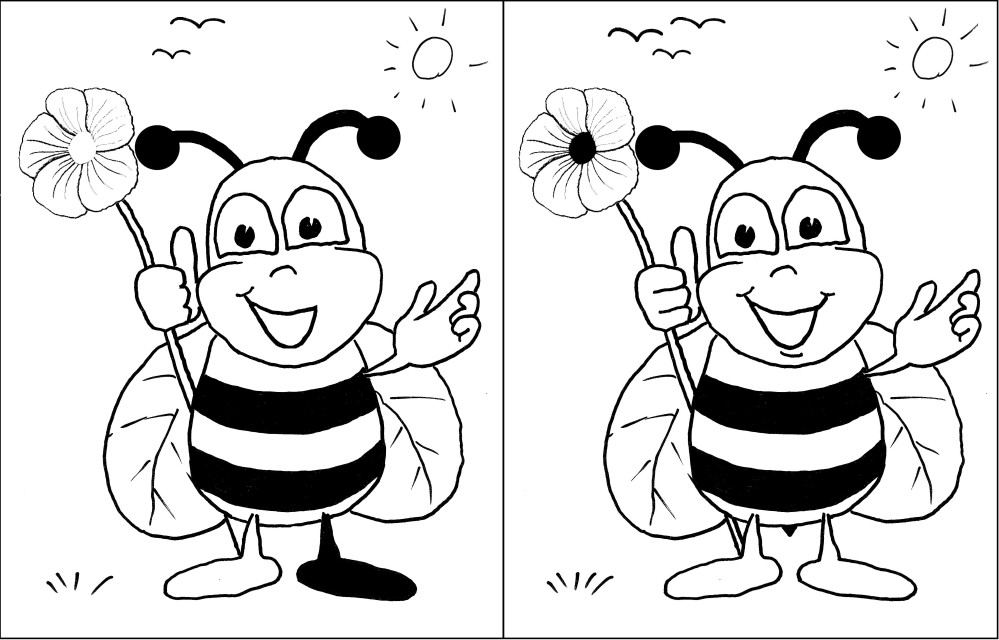
//> input picture Resources/sample1.jpg, 999 x 640 px
$ ./main   (built with g++ and OpenCV 4)
//> lines starting //> are read from the running program, lines starting //| are printed output that depends on the picture; after the words box and inside, x2 and y2 are one past the last pixel; in counts of white or black regions, pixels touching at a corner belong together
#include <opencv2/opencv.hpp>
#include <opencv2/imgproc/imgproc.hpp>
#include <iostream>
#include <vector>

using namespace cv;

// returns true if given number is even
bool isEven(int inNumber);

// cuts given image into two equal parts along width and returns them as left and right image
void getLeftRightPartialImages(const Mat& inSourceImg, Mat& outLeftImg, Mat& outRightImg, int& outOffset);

// a procedure to detect difference between to images
Mat getImgDiffProc1(const Mat& inImage1, const Mat& inImage2);

// Returns a copy of the orginal image along with all the detected diffs drawnn as rectangles
Mat getImageWithDiffDrawn(const Mat& inOriginalImage, const Mat& inDiffImage, int leftRightImageOffset);

int main()
{
  const std::string _imagePath = "../../Resources/sample1.jpg";

  // Load the image
  Mat _image = imread(_imagePath);
//> _image is the input picture: 640 rows x 999 cols, CV_8UC3; min 0, max 255, mean 220.2
  if (_image.data)
  {
    std::cout << "Successfully loaded " << _imagePath << "\n";

    // convert the image to grayscale
    Mat _grayImage;
    cvtColor(_image, _grayImage, CV_BGR2GRAY);

    // Now produce the left and right image
    Mat _leftImage, _rightImage;
    int _offset;
    getLeftRightPartialImages(_grayImage, _leftImage, _rightImage, _offset);

    // find difference image
    Mat _diff = getImgDiffProc1(_leftImage, _rightImage);
    imshow("diff image", _diff);

    // Draw the detected changes in an copy of the original image
    Mat _imgWithDiffsDrawn = getImageWithDiffDrawn(_image, _diff, _offset);

    // The application key event logic. On Q key press, it toggles showing the detected differences.
    // For pressing esc, the application exits. For all other keys, it does nothing.
    std::cout << "Press Q to toggle showing detected differences and press esc to exit.\n";

    bool _showDiffs = true;
    const std::string _windowTitle = "Spot Image Differences";
    bool _exitApp = false;

    while (!_exitApp)
    {
      Mat _imgToShow = _showDiffs ? _imgWithDiffsDrawn : _image;
      imshow(_windowTitle, _imgToShow);

      bool _appNeedsUpdate = false;
      while (!_appNeedsUpdate)
      {
        const char _key = (char)waitKey(0);
        if (_key == 'q')
        {
          _showDiffs = !_showDiffs;
          destroyWindow(_windowTitle);
          _appNeedsUpdate = true;
        }
        else if(_key == 27) // 27, the escape key
        {
          _exitApp = true;
          break;
        }
      }
    }
  }
  else
  {
    std::cout << "Failed to load " << _imagePath << "\n";
    std::cin.get();
  }

  return 0;
}

bool isEven(int inNumber)
{
  return (inNumber % 2) == 0;
}

void getLeftRightPartialImages(const Mat& inSourceImg, Mat& outLeftImg, Mat& outRightImg, int& outOffset)
{
  const int _width = inSourceImg.cols;
  const int _height = inSourceImg.rows;

  // calculate left and right image limits
  const int _leftImageStartCol = 0;
  int _leftImageEndCol;
  int _rightImageStartCol;
  const int _rightImageEndCol = _width - 1;

  if (isEven(_width))
  {
    _leftImageEndCol = (_width / 2) - 1;
    _rightImageStartCol = _leftImageEndCol + 1;
  }
  else
  {
    _leftImageEndCol = ((_width - 1) / 2) - 1;
    _rightImageStartCol = _leftImageEndCol + 2;
  }

  // Now produce the left and right image
  const int _halfWidth = _width / 2;;
  outLeftImg = Mat(inSourceImg, cv::Range(0, _height - 1), cv::Range(_leftImageStartCol, _leftImageEndCol));
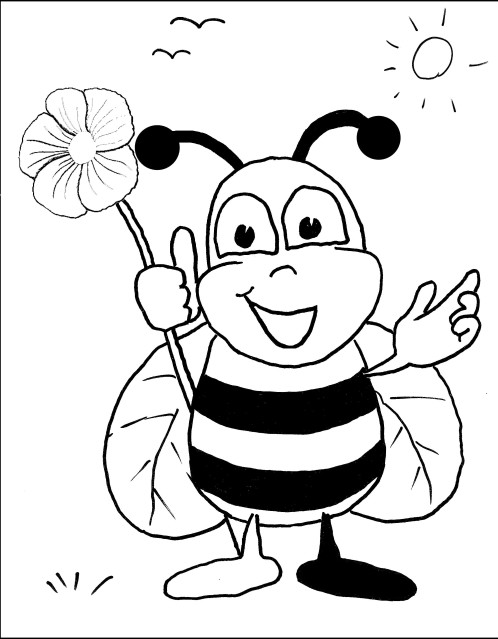
//> outLeftImg: 639 rows x 498 cols, CV_8UC1; min 0, max 255, mean 220.1
  outRightImg = Mat(inSourceImg, cv::Range(0, _height - 1), cv::Range(_rightImageStartCol, _rightImageEndCol));
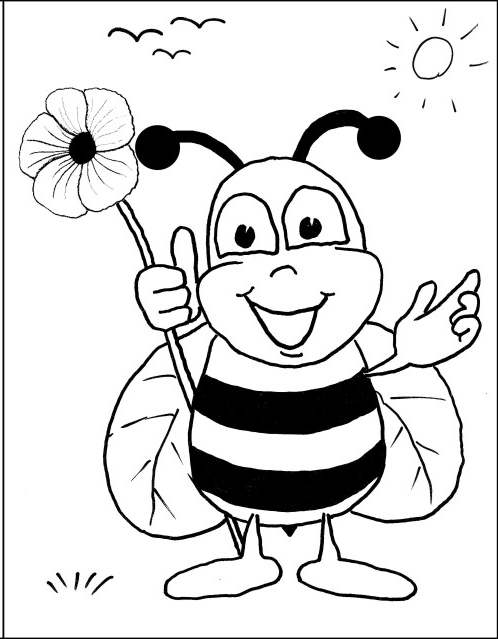
//> outRightImg: 639 rows x 498 cols, CV_8UC1; min 0, max 255, mean 220.4
  outOffset = _rightImageStartCol;
//> outOffset = 500
}

Mat getImgDiffProc1(const Mat& inImage1, const Mat& inImage2)
{
  Mat _diff;
  cv::absdiff(inImage1, inImage2, _diff);
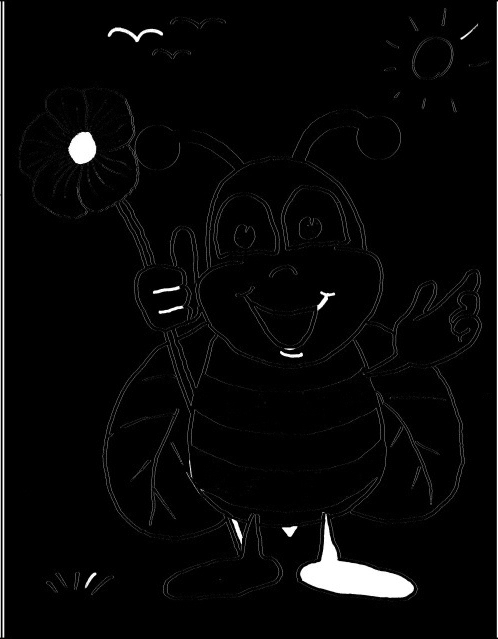
//> _diff: 639 rows x 498 cols, CV_8UC1; min 0, max 255, mean 8.1
  cv::threshold(_diff, _diff, 200, 255, 0);
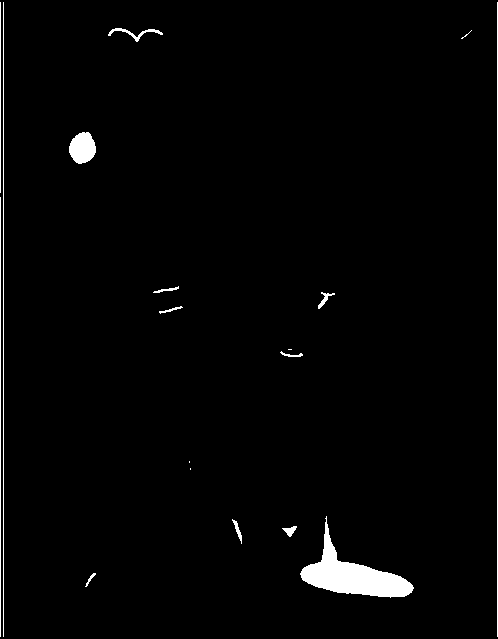
//> _diff: 639 rows x 498 cols, CV_8UC1; 2% white; 18 white regions (4 under 20 px), largest, box (x1, y1, x2, y2) and area: (300, 516, 414, 598) 3133, (69, 132, 96, 164) 649, (3, 2, 4, 637) 635
  return _diff;
}

Mat getImageWithDiffDrawn(const Mat& inOriginalImage, const Mat& inDiffImage, int leftRightImageOffset)
{
//> called with leftRightImageOffset = 500
  Mat _imageWithDiffDrawn;
  inOriginalImage.copyTo(_imageWithDiffDrawn);
  std::vector<std::vector<Point>> _contours;
  findContours(inDiffImage, _contours, CV_RETR_CCOMP, CV_CHAIN_APPROX_SIMPLE);

  for (int i = 0; i< _contours.size(); ++i)
  {
    Rect r = boundingRect(_contours[i]);
    r.x += leftRightImageOffset;
    rectangle(_imageWithDiffDrawn, r, Scalar(0, 0, 255), 2);
  }
//> this loop made 18 passes
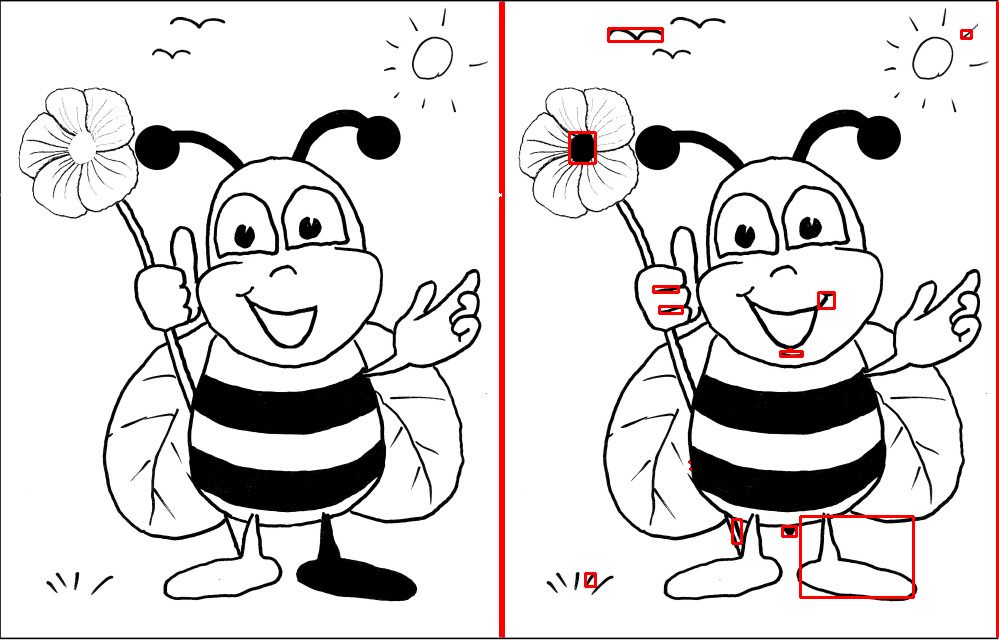
//> _imageWithDiffDrawn: 640 rows x 999 cols, CV_8UC3; 1.39% of pixels changed, all inside (x1, y1, x2, y2) = (499, 1, 999, 638)
  return _imageWithDiffDrawn;
}
